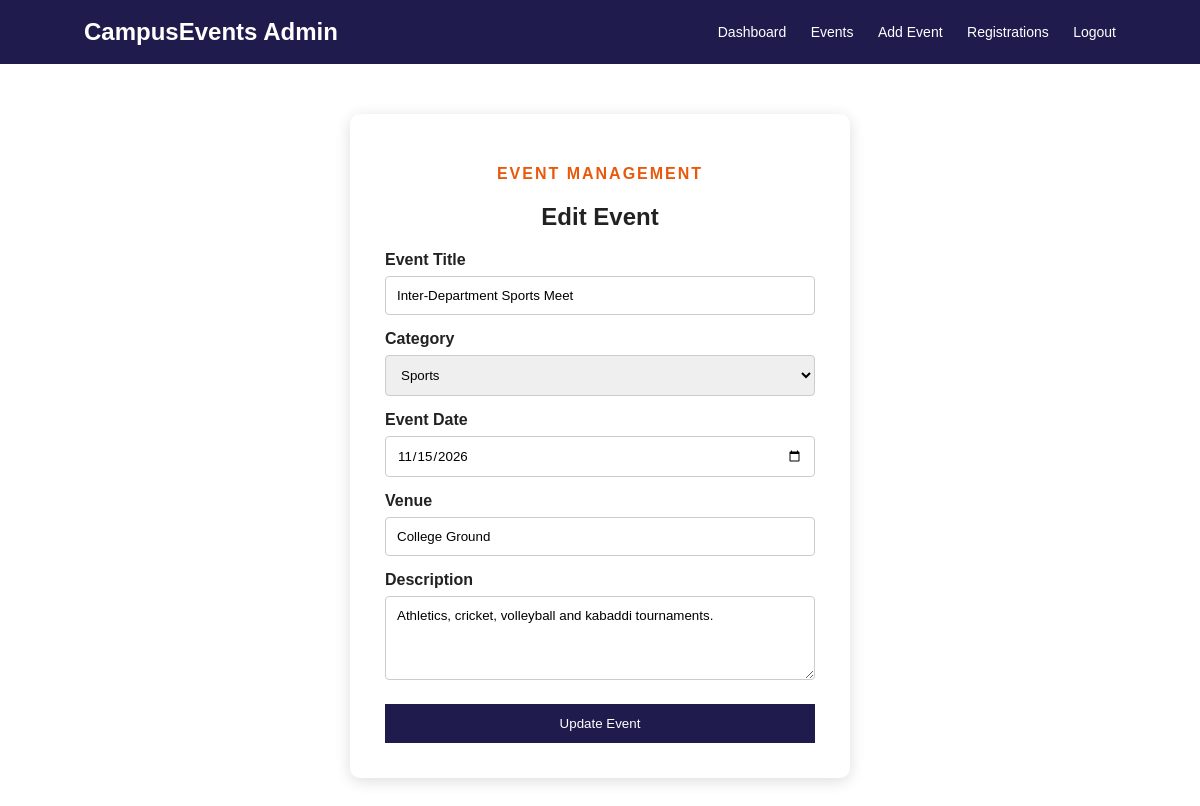
/edit_event.php?id=3 (signed in), run on the app's committed database.
### tables this page shows
CREATE TABLE events (
  id INT AUTO_INCREMENT PRIMARY KEY,
  title VARCHAR(150) NOT NULL,
  category VARCHAR(50),
  event_date DATE,
  venue VARCHAR(100),
  description TEXT
);

### edit_event.php (the view, shortened to what this page needs)
<?php
include "admin_auth.php";
$id = (int)$_GET['id'];
$stmt = $conn->prepare("SELECT * FROM events WHERE id=?");
$stmt->bind_param("i", $id);
$stmt->execute();
$row = $stmt->get_result()->fetch_assoc();
include "admin_nav.php";
?>
<div class="form-box">
  <p class="small-title center">EVENT MANAGEMENT</p>
  <h2>Edit Event</h2>
  <form method="POST">
    <label>Event Title</label>
    <input type="text" name="title" required
           value="<?php echo htmlspecialchars($row['title']); ?>">
    <label>Category</label>
    <select name="category">
      <?php foreach (["Technical","Cultural","Sports","Workshop"] as $c) { ?>
      <option <?php if ($row['category'] == $c) echo "selected"; ?>>
        <?php echo $c; ?>
      </option>
      <?php } ?>
    </select>
    <label>Event Date</label>
    <input type="date" name="event_date" required
           value="<?php echo $row['event_date']; ?>">
    <label>Venue</label>
    <input type="text" name="venue" required
           value="<?php echo htmlspecialchars($row['venue']); ?>">
    <label>Description</label>
    <textarea name="description" rows="4" required><?php
      echo htmlspecialchars($row['description']); ?></textarea>
    <button type="submit" name="update">Update Event</button>
  </form>
</div>
</body>
</html>

### style.css (style rules this page uses)
* { box-sizing: border-box; }
html { scroll-behavior: smooth; }
body { margin: 0; font-family: Arial, sans-serif; color: #222; background: #fff; }
.small-title { color: #e8590c; font-weight: bold; letter-spacing: 2px; }
.center { text-align: center; }
.form-box { background: white; width: 500px; max-width: 92%; margin: 50px auto; padding: 35px; border-radius: 10px; box-shadow: 0 3px 15px #ddd; }
.form-box h2 { text-align: center; }
label { display: block; margin-top: 15px; font-weight: bold; }
input, select, textarea { width: 100%; padding: 11px; margin-top: 7px; border: 1px solid #ccc; border-radius: 4px; font-family: Arial, sans-serif; }
button { width: 100%; padding: 12px; margin-top: 20px; background: #1f1b4d; color: white; border: 0; cursor: pointer; }

### data on the page
events: title "Inter-Department Sports Meet", category "Sports", event_date "11/15/2026", venue "College Ground", description "Athletics, cricket, volleyball and kabaddi tournaments."
